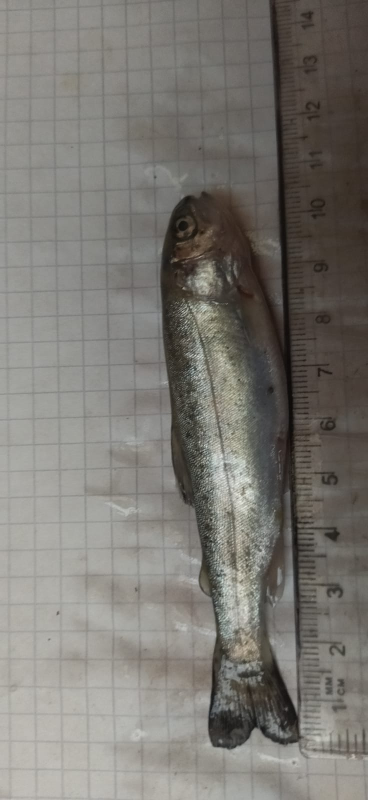
#> input picture TDI/Dataset/10.5/Pez3.jpg, 736 x 1600 px (shown at 1/2 size); its folder holds only this picture in this run
$ python generador_datasets.py
#> lines starting #> are read from the running program, lines starting #| are printed output that depends on the picture
### TDI/src/procesador_datos.py
# procesador_datos.py
import os
import numpy as np
from PIL import Image
import random

# [124 lines left out: functions cargar_y_convertir_dataset, convertir_imagen_individual, not called in this run]

# -----------------------------------------------------------------
# --- INICIO DE LA FASE 1: Motor de Convolución Manual ---
# -----------------------------------------------------------------

def convolve_2d_manual(imagen_matriz, kernel, usar_padding=True):
    """
    Aplica una convolución 2D manual a una imagen (matriz NumPy).

    Esta función implementa la lógica de la presentación :
    - Maneja imágenes en escala de grises (2D) y a color (3D, Opción B).
    - Implementa la opción de padding (Relleno).
    - Calcula la "Norma C" para normalización.
    - Aplica "Clamp" (np.clip) para mantener los valores en [0, 255].
    """

    # --- 1. Manejo de Color (Opción B) ---
    # Si la imagen es 3D (ej. 50x50x3), es a color.
    if imagen_matriz.ndim == 3:
        # Aplicamos la convolución recursivamente a cada canal por separado.
        canal_r = convolve_2d_manual(imagen_matriz[:, :, 0], kernel, usar_padding)
        canal_g = convolve_2d_manual(imagen_matriz[:, :, 1], kernel, usar_padding)
        canal_b = convolve_2d_manual(imagen_matriz[:, :, 2], kernel, usar_padding)

        # Apilamos los canales procesados para formar la nueva imagen a color
        return np.stack([canal_r, canal_g, canal_b], axis=-1)

    # --- 2. Lógica de Convolución (Escala de Grises) ---

    # Obtener dimensiones
    img_h, img_w = imagen_matriz.shape
    k_h, k_w = kernel.shape

    # --- 3. Lógica de Normalización "C" ---
    # Sumamos todos los pesos del kernel
    norma_c = np.sum(kernel)
    if norma_c == 0:
        # Evitamos la división por cero, como en filtros de detección
        # de bordes
        norma_c = 1

    # --- 4. Lógica de Padding (Relleno) ---
    # Calculamos cuánto relleno se necesita en cada lado
    pad_h = k_h // 2
    pad_w = k_w // 2

    if usar_padding:
        # Creamos la "Matriz Aux" con ceros en los bordes
        img_padded = np.pad(imagen_matriz, ((pad_h, pad_h), (pad_w, pad_w)),
                            mode='constant', constant_values=0)
        # El tamaño de salida es el mismo que el de la entrada
        out_h, out_w = img_h, img_w
    else:
        # No se usa padding, la imagen de salida será más pequeña
        img_padded = imagen_matriz
        out_h = img_h - k_h + 1
        out_w = img_w - k_w + 1

    # Creamos la matriz de resultado vacía ("Matriz R")
    matriz_resultado = np.zeros((out_h, out_w), dtype=np.float64)

    # --- 5. Proceso de Convolución (Producto Matricial Deslizante) ---
    # Este bucle implementa el diagrama de flujo

    # Iteramos sobre cada píxel (y, x) de la matriz de *salida*
    for y in range(out_h):
        for x in range(out_w):

            # Extraemos la "región de interés" (ROI) de la imagen
            # (El (y,x) de la salida corresponde a la ventana que
            # empieza en (y,x) de la imagen con padding)
            roi = img_padded[y : y + k_h, x : x + k_w]

            # Aplicamos el producto elemento a elemento y sumamos
            # R(M+1, N+1) = ... + IM_COZ(J+M, I+N) * C(J, I)
            k_sum = np.sum(roi * kernel)

            # Aplicamos la norma "C"
            matriz_resultado[y, x] = k_sum / norma_c

    # --- 6. Lógica de "Clampeo" (ReLU/Recorte) ---
    # (Tu decisión Q2: evitar negativos y valores > 255)
    # Asumimos que la entrada estaba en [0, 255].
    matriz_resultado = np.clip(matriz_resultado, 0, 255)

    # Devolvemos la matriz con el mismo tipo de dato que la original (ej. uint8)
    return matriz_resultado.astype(imagen_matriz.dtype)

### TDI/src/generador_datasets.py
import os
import shutil
import logging
from PIL import Image
import numpy as np
from tqdm import tqdm
import random # <-- Importar random

# Importamos las funciones que ya creamos
from procesador_datos import convolve_2d_manual
from kernels import KERNELS

logging.basicConfig(level=logging.INFO, format='%(asctime)s - %(levelname)s - %(message)s', datefmt='%H:%M:%S')

# --- CONFIGURACIÓN ---
DATASET_BASE = "./Dataset"
OUTPUT_CARPETA_RAIZ = "./datasets_generados"

# --- NUEVO: Configuración de Aumento ---
NUM_AUGMENTATIONS_PER_IMAGE = 10 # Generará 10 versiones de cada imagen
# --- FIN NUEVO ---

PIPELINES_A_PROBAR = {
    "Original": [],
    "Enfoque": [KERNELS["Enfoque (Sharpen)"]],
    "Sobel-V": [KERNELS["Filtro Sobel (Vertical)"]],
    "Desenfoque": [KERNELS["Desenfoque (Box Blur)"]],
    "Enfoque_y_Sobel": [
        KERNELS["Enfoque (Sharpen)"],
        KERNELS["Filtro Sobel (Vertical)"]
    ]
}

CONFIG_BASE = {
    'escala': (48, 48),
    'modo_color': 'gris',
    'usar_padding': True
}
# ---------------------

def aplicar_pipeline_script(pil_img, settings, kernel_list):
    """
    Versión para script de la función _aplicar_pipeline_a_imagen.
    Aplica escalado, color y filtros en cadena.
    --- AHORA APLICA ROTACIÓN ALEATORIA ---
    """
    procesada_pil = pil_img.copy()
    procesada_pil = procesada_pil.resize(settings['escala'], Image.Resampling.LANCZOS)

    # --- NUEVO: Aplicar rotación aleatoria ---
    angulo = random.uniform(-15.0, 15.0) # Rotación diferente cada vez
    procesada_pil = procesada_pil.rotate(angulo, resample=Image.Resampling.BICUBIC, expand=False, fillcolor=0)
    # --- FIN NUEVO ---

    if settings['modo_color'] == 'gris':
        if procesada_pil.mode != 'L': procesada_pil = procesada_pil.convert('L')
    elif settings['modo_color'] == 'color':
        if procesada_pil.mode != 'RGB': procesada_pil = procesada_pil.convert('RGB')

    matriz_procesada = np.array(procesada_pil)

    for kernel in kernel_list:
        if kernel is not None:
            matriz_procesada = convolve_2d_manual(matriz_procesada, kernel, settings['usar_padding'])

    if matriz_procesada.ndim == 3:
        return Image.fromarray(matriz_procesada, 'RGB')
    else:
        return Image.fromarray(matriz_procesada, 'L')

def generar_datasets():
    logging.info("Iniciando Fase 1: Generación de Datasets (con Aumento)...")
    if not os.path.isdir(DATASET_BASE):
        logging.error(f"Error: No se encuentra la carpeta base: {DATASET_BASE}")
        return

    if os.path.isdir(OUTPUT_CARPETA_RAIZ):
        logging.warning(f"Limpiando carpeta de datasets anterior: {OUTPUT_CARPETA_RAIZ}")
        shutil.rmtree(OUTPUT_CARPETA_RAIZ)
    os.makedirs(OUTPUT_CARPETA_RAIZ, exist_ok=True)

    source_images_paths = []
    for dirpath, _, filenames in os.walk(DATASET_BASE):
        for filename in filenames:
            if filename.lower().endswith(('.png', '.jpg', '.jpeg')):
                source_images_paths.append(os.path.join(dirpath, filename))

    logging.info(f"Encontradas {len(source_images_paths)} imágenes base.")

    for nombre_pipeline, kernel_list in PIPELINES_A_PROBAR.items():
        logging.info(f"Procesando pipeline: {nombre_pipeline}...")
        dest_dataset_path = os.path.join(OUTPUT_CARPETA_RAIZ, f"dataset_{nombre_pipeline}")

        # --- MODIFICADO: Bucle de Aumento ---
        for i in range(NUM_AUGMENTATIONS_PER_IMAGE):

            desc = f"Pipeline {nombre_pipeline} (Pasada {i+1}/{NUM_AUGMENTATIONS_PER_IMAGE})"

            for source_path in tqdm(source_images_paths, desc=desc):
                try:
                    relative_path = os.path.relpath(source_path, DATASET_BASE)
                    base_filename, ext = os.path.splitext(os.path.basename(relative_path))
                    relative_dir = os.path.dirname(relative_path)

                    # Nuevo nombre de archivo: "Pez3_aug_1.jpg"
                    dest_filename = f"{base_filename}_aug_{i}{ext}"
                    dest_path = os.path.join(dest_dataset_path, relative_dir, dest_filename)

                    os.makedirs(os.path.dirname(dest_path), exist_ok=True)

                    with Image.open(source_path) as img:
                        # La rotación aleatoria ahora ocurre dentro de esta función
#> img is the input picture: PIL image 736x1600 RGB; mean R, G, B 122.2, 119.4, 114
                        img_procesada = aplicar_pipeline_script(img, CONFIG_BASE, kernel_list)
#> in aplicar_pipeline_script, `procesada_pil = procesada_pil.resize(settings['escala'], Image.Resampl..`:
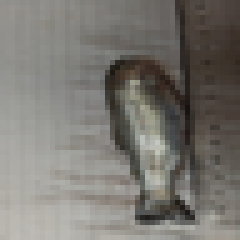
#> procesada_pil: PIL image 48x48 RGB (shown 5 times larger); mean R, G, B 122.2, 119.4, 114
#> in aplicar_pipeline_script, `procesada_pil = procesada_pil.rotate(angulo, resample=Image.Resampling..`:
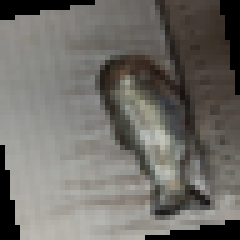
#> procesada_pil: PIL image 48x48 RGB (shown 5 times larger); mean R, G, B 111.5, 109, 104
                        img_procesada.save(dest_path)
                except Exception as e:
                    logging.warning(f"Error al procesar {source_path}: {e}")
        # --- FIN MODIFICADO ---

    logging.info("Fase 1: Generación de Datasets completada.")

if __name__ == "__main__":
    generar_datasets()
